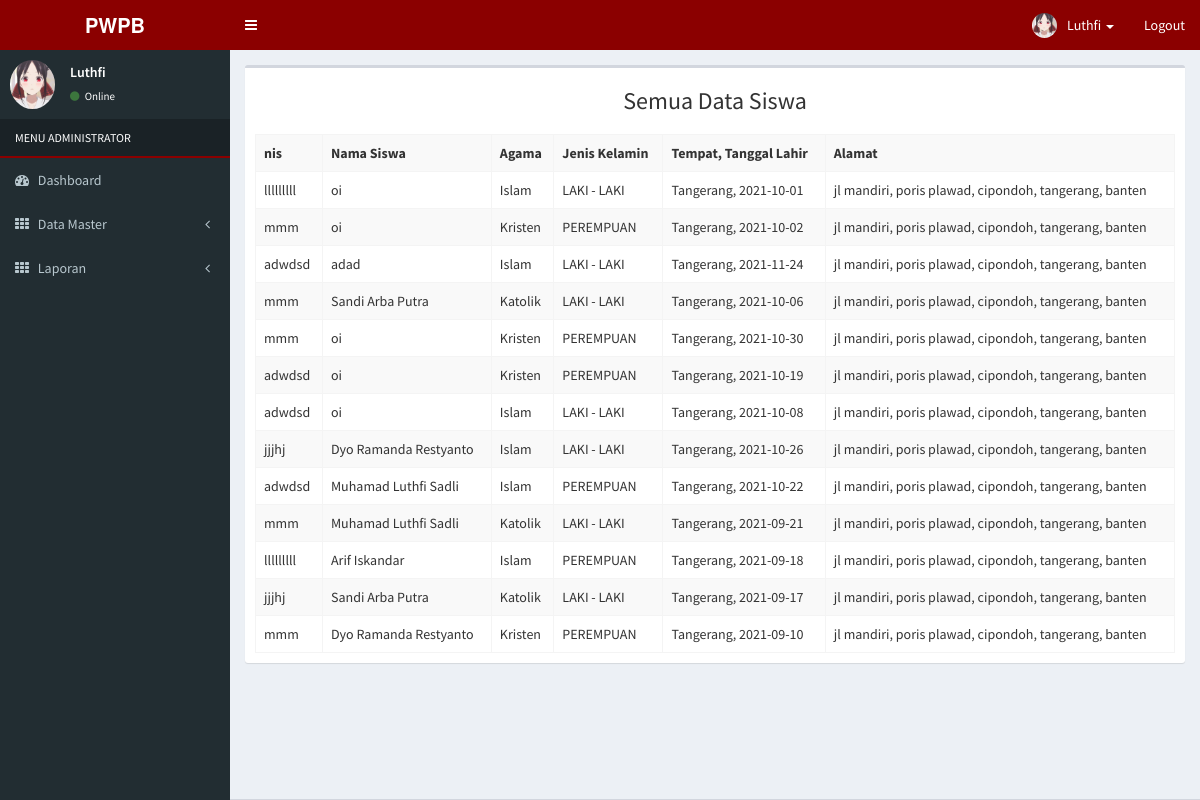
Page /index.php?view=laporansiswa (signed in) on the committed database.
### tables this page shows
CREATE TABLE `users` (
  `id_users` int(11) NOT NULL,
  `username` varchar(255) NOT NULL,
  `password` varchar(255) NOT NULL,
  `hak_akses` varchar(255) NOT NULL,
  `nama` varchar(255) NOT NULL,
  `status` enum('y','n') NOT NULL
);

CREATE TABLE `tb_siswa` (
  `id_siswa` int(11) NOT NULL,
  `nis` char(11) NOT NULL,
  `nama_siswa` varchar(255) NOT NULL,
  `agama` varchar(255) NOT NULL,
  `jk` varchar(255) NOT NULL,
  `tmpt_lahir` varchar(255) NOT NULL,
  `tgl_lahir` varchar(255) NOT NULL,
  `alamat_siswa` varchar(255) NOT NULL,
  `kels` varchar(255) NOT NULL,
  `kecs` varchar(255) NOT NULL,
  `kota_kabs` varchar(255) NOT NULL,
  `provs` varchar(255) NOT NULL
);

### application/laporan.php (the view, shortened to what this page needs)
<?php
if ($_GET['view'] == 'laporansiswa') { ?>
  <form method="post" action="">
    <div class="col-xs-12">
      <div class="box">
        <div class="center">
          <h3>
            <center>Semua Data Siswa</center>
          </h3>
        </div>
        <div class="box-body">
          <table class="table table-bordered table-striped">
            <tr>
              <th>nis</th>
              <th>Nama Siswa</th>
              <th>Agama</th>
              <th>Jenis Kelamin</th>
              <th>Tempat, Tanggal Lahir</th>
              <th>Alamat</th>
              <?php
              $tampil = mysqli_query($koneksi, "SELECT * FROM tb_siswa order by id_siswa desc");
              while ($data = mysqli_fetch_array($tampil)) :
              ?>
            <tr>
              <td><?= $data['nis'] ?></td>
              <td><?= $data['nama_siswa'] ?></td>
              <td><?= $data['agama'] ?></td>
              <td><?= $data['jk'] ?></td>
              <td><?= $data['tmpt_lahir'] ?>, <?= $data['tgl_lahir'] ?></td>
              <td><?= $data['alamat_siswa'] ?>,&nbsp<?= $data['kels'] ?>,&nbsp<?= $data['kecs'] ?>,&nbsp<?= $data['kota_kabs'] ?>,&nbsp<?= $data['provs'] ?></td>
            </tr>
          <?php endwhile; ?>
          </table>
        </div>
      </div>
    </div>
  </form>
<?php }  ?>

### main-header.php (shortened to what this page needs)
<a href="index.php" class="logo">
  <span class="logo-lg"><b>PWPB</b></span>
</a>
<nav class="navbar navbar-static-top" role="navigation">
  <a href="#" class="sidebar-toggle" data-toggle="offcanvas" role="button">
  </a>
  <div class="navbar-custom-menu">
    <ul class="nav navbar-nav">
      <li class="dropdown user user-menu">
        <a href="#" class="dropdown-toggle" data-toggle="dropdown">
          <img src="<?php echo $foto; ?>" class="user-image" alt="User Image">
          <span class="hidden-xs"><?php echo $nama; ?></span> <span class='caret'></span>
        </a>
      </li>
      <li><a href="logout.php">Logout</a></li>
    </ul>
  </div>
</nav>

### menu-admin.php (shortened to what this page needs)
<section class="sidebar">
  <div class="user-panel">
    <div class="pull-left image">
      <img src="<?php echo $foto; ?>" class="img-circle" alt="User Image">
    </div>
    <div class="pull-left info">
      <p><?php echo $nama; ?></p>
      <a href="#"><i class="fa fa-circle text-success"></i> Online</a>
    </div>
  </div>
  <ul class="sidebar-menu">
    <li class="header" style='color:#fff; text-transform:uppercase; border-bottom:2px solid #8B0000'>MENU <?php echo $level; ?></li>
    <li><a href="index.php"><i class="fa fa-dashboard"></i> <span>Dashboard</span></a></li>
    <li class="treeview">
      <a href="#"><i class="fa fa-th"></i> <span>Data Master</span><i class="fa fa-angle-left pull-right"></i></a>
    </li>
    <li class="treeview">
      <a href="#"><i class="fa fa-th"></i> <span>Laporan</span><i class="fa fa-angle-left pull-right"></i></a>
    </li>
  </ul>
</section>

### css/skin.css (style rules this page uses)
.skin .main-header .navbar { background-color: #8B0000; }
.skin .main-header .logo { background-color: #8B0000; color: #ffffff; border-bottom: 0 solid transparent; }
.skin .user-panel>.info, .skin .user-panel>.info>a { color: #fff; }
.skin .sidebar-menu > li.header { background: #1a2226; }
.skin .main-header .navbar .sidebar-toggle { color: #ffffff; }
.skin .main-header .navbar .nav > li > a { color: #ffffff; }
.skin .sidebar a { color: #b8c7ce; }

### rows in the picture
users: nama "Luthfi"
tb_siswa: nis "lllllllll", nama_siswa "oi", agama "Islam", jk "LAKI - LAKI", tmpt_lahir "Tangerang", tgl_lahir "2021-10-01", alamat_siswa "jl mandiri", kels "poris plawad", kecs "cipondoh", kota_kabs "tangerang", provs "banten"
tb_siswa: nis "mmm", nama_siswa "oi", agama "Kristen", jk "PEREMPUAN", tmpt_lahir "Tangerang", tgl_lahir "2021-10-02", alamat_siswa "jl mandiri", kels "poris plawad", kecs "cipondoh", kota_kabs "tangerang", provs "banten"
tb_siswa: nis "adwdsd", nama_siswa "adad", agama "Islam", jk "LAKI - LAKI", tmpt_lahir "Tangerang", tgl_lahir "2021-11-24", alamat_siswa "jl mandiri", kels "poris plawad", kecs "cipondoh", kota_kabs "tangerang", provs "banten"
tb_siswa: nis "mmm", nama_siswa "Sandi Arba Putra", agama "Katolik", jk "LAKI - LAKI", tmpt_lahir "Tangerang", tgl_lahir "2021-10-06", alamat_siswa "jl mandiri", kels "poris plawad", kecs "cipondoh", kota_kabs "tangerang", provs "banten"
tb_siswa: nis "mmm", nama_siswa "oi", agama "Kristen", jk "PEREMPUAN", tmpt_lahir "Tangerang", tgl_lahir "2021-10-30", alamat_siswa "jl mandiri", kels "poris plawad", kecs "cipondoh", kota_kabs "tangerang", provs "banten"
tb_siswa: nis "adwdsd", nama_siswa "oi", agama "Kristen", jk "PEREMPUAN", tmpt_lahir "Tangerang", tgl_lahir "2021-10-19", alamat_siswa "jl mandiri", kels "poris plawad", kecs "cipondoh", kota_kabs "tangerang", provs "banten"
tb_siswa: nis "adwdsd", nama_siswa "oi", agama "Islam", jk "LAKI - LAKI", tmpt_lahir "Tangerang", tgl_lahir "2021-10-08", alamat_siswa "jl mandiri", kels "poris plawad", kecs "cipondoh", kota_kabs "tangerang", provs "banten"
tb_siswa: nis "jjjhj", nama_siswa "Dyo Ramanda Restyanto", agama "Islam", jk "LAKI - LAKI", tmpt_lahir "Tangerang", tgl_lahir "2021-10-26", alamat_siswa "jl mandiri", kels "poris plawad", kecs "cipondoh", kota_kabs "tangerang", provs "banten"
tb_siswa: nis "adwdsd", nama_siswa "Muhamad Luthfi Sadli", agama "Islam", jk "PEREMPUAN", tmpt_lahir "Tangerang", tgl_lahir "2021-10-22", alamat_siswa "jl mandiri", kels "poris plawad", kecs "cipondoh", kota_kabs "tangerang", provs "banten"
tb_siswa: nis "mmm", nama_siswa "Muhamad Luthfi Sadli", agama "Katolik", jk "LAKI - LAKI", tmpt_lahir "Tangerang", tgl_lahir "2021-09-21", alamat_siswa "jl mandiri", kels "poris plawad", kecs "cipondoh", kota_kabs "tangerang", provs "banten"
tb_siswa: nis "lllllllll", nama_siswa "Arif Iskandar", agama "Islam", jk "PEREMPUAN", tmpt_lahir "Tangerang", tgl_lahir "2021-09-18", alamat_siswa "jl mandiri", kels "poris plawad", kecs "cipondoh", kota_kabs "tangerang", provs "banten"
tb_siswa: nis "jjjhj", nama_siswa "Sandi Arba Putra", agama "Katolik", jk "LAKI - LAKI", tmpt_lahir "Tangerang", tgl_lahir "2021-09-17", alamat_siswa "jl mandiri", kels "poris plawad", kecs "cipondoh", kota_kabs "tangerang", provs "banten"
tb_siswa: nis "mmm", nama_siswa "Dyo Ramanda Restyanto", agama "Kristen", jk "PEREMPUAN", tmpt_lahir "Tangerang", tgl_lahir "2021-09-10", alamat_siswa "jl mandiri", kels "poris plawad", kecs "cipondoh", kota_kabs "tangerang", provs "banten"

### other values in the picture
$level "ADMINISTRATOR"
